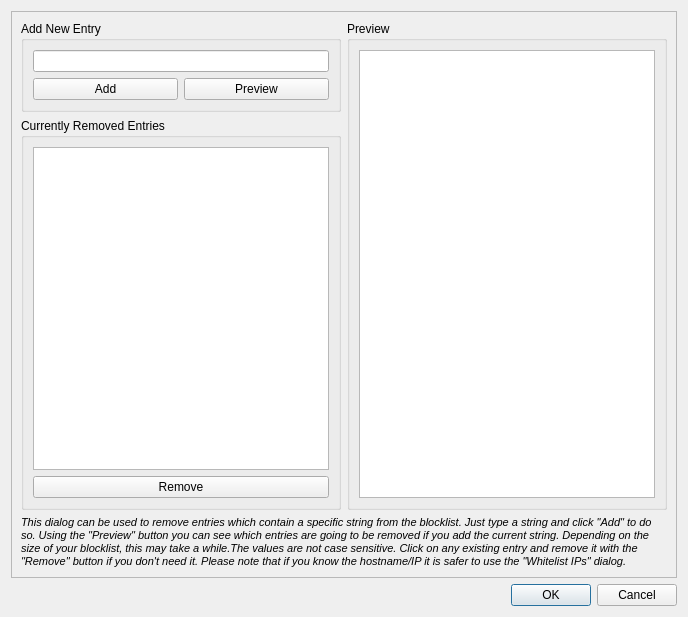
<ui version="4.0" >
 <class>IpRemoveDialog</class>
 <widget class="QDialog" name="IpRemoveDialog" >
  <property name="windowModality" >
   <enum>Qt::WindowModal</enum>
  </property>
  <property name="geometry" >
   <rect>
    <x>0</x>
    <y>0</y>
    <width>688</width>
    <height>617</height>
   </rect>
  </property>
  <property name="minimumSize" >
   <size>
    <width>570</width>
    <height>450</height>
   </size>
  </property>
  <property name="windowTitle" >
   <string>Remove IPs</string>
  </property>
  <property name="windowIcon" >
   <iconset resource="../images/images.qrc" >:/images/mobloquer.png</iconset>
  </property>
  <layout class="QVBoxLayout" >
   <item>
    <widget class="QFrame" name="frame" >
     <property name="minimumSize" >
      <size>
       <width>290</width>
       <height>370</height>
      </size>
     </property>
     <property name="frameShape" >
      <enum>QFrame::StyledPanel</enum>
     </property>
     <property name="frameShadow" >
      <enum>QFrame::Raised</enum>
     </property>
     <layout class="QVBoxLayout" >
      <item>
       <layout class="QHBoxLayout" >
        <item>
         <layout class="QVBoxLayout" >
          <item>
           <widget class="QGroupBox" name="groupBox" >
            <property name="title" >
             <string>Add New Entry</string>
            </property>
            <layout class="QVBoxLayout" >
             <item>
              <widget class="QLineEdit" name="m_AddEdit" />
             </item>
             <item>
              <layout class="QHBoxLayout" >
               <item>
                <widget class="QPushButton" name="m_AddButton" >
                 <property name="text" >
                  <string>Add</string>
                 </property>
                </widget>
               </item>
               <item>
                <widget class="QPushButton" name="m_PreviewButton" >
                 <property name="text" >
                  <string>Preview</string>
                 </property>
                </widget>
               </item>
              </layout>
             </item>
            </layout>
           </widget>
          </item>
          <item>
           <widget class="QGroupBox" name="groupBox_2" >
            <property name="title" >
             <string>Currently Removed Entries</string>
            </property>
            <layout class="QVBoxLayout" >
             <item>
              <widget class="QListWidget" name="m_RemovedListWidget" />
             </item>
             <item>
              <widget class="QPushButton" name="m_RemoveButton" >
               <property name="text" >
                <string>Remove</string>
               </property>
              </widget>
             </item>
            </layout>
           </widget>
          </item>
         </layout>
        </item>
        <item>
         <widget class="QGroupBox" name="groupBox_3" >
          <property name="minimumSize" >
           <size>
            <width>290</width>
            <height>370</height>
           </size>
          </property>
          <property name="title" >
           <string>Preview</string>
          </property>
          <layout class="QVBoxLayout" >
           <item>
            <widget class="QListWidget" name="m_PreviewListWidget" >
             <property name="font" >
              <font>
               <pointsize>8</pointsize>
               <italic>true</italic>
              </font>
             </property>
            </widget>
           </item>
          </layout>
         </widget>
        </item>
       </layout>
      </item>
      <item>
       <widget class="QLabel" name="label" >
        <property name="font" >
         <font>
          <pointsize>8</pointsize>
          <italic>true</italic>
         </font>
        </property>
        <property name="text" >
         <string>This dialog can be used to remove entries which contain a specific string from the blocklist. Just type a string and click "Add" to do so. Using the "Preview" button you can see which entries are going to be removed if you add the current string. Depending on the size of your blocklist, this may take a while.The values are not case sensitive. Click on any existing entry and remove it with the "Remove" button if you don't need it. Please note that if you know the hostname/IP it is safer to use the "Whitelist IPs" dialog. </string>
        </property>
        <property name="wordWrap" >
         <bool>true</bool>
        </property>
       </widget>
      </item>
     </layout>
    </widget>
   </item>
   <item>
    <widget class="QDialogButtonBox" name="buttonBox" >
     <property name="orientation" >
      <enum>Qt::Horizontal</enum>
     </property>
     <property name="standardButtons" >
      <set>QDialogButtonBox::Cancel|QDialogButtonBox::NoButton|QDialogButtonBox::Ok</set>
     </property>
    </widget>
   </item>
  </layout>
 </widget>
 <resources>
  <include location="../images/images.qrc" />
 </resources>
 <connections>
  <connection>
   <sender>buttonBox</sender>
   <signal>accepted()</signal>
   <receiver>IpRemoveDialog</receiver>
   <slot>accept()</slot>
   <hints>
    <hint type="sourcelabel" >
     <x>248</x>
     <y>254</y>
    </hint>
    <hint type="destinationlabel" >
     <x>157</x>
     <y>274</y>
    </hint>
   </hints>
  </connection>
  <connection>
   <sender>buttonBox</sender>
   <signal>rejected()</signal>
   <receiver>IpRemoveDialog</receiver>
   <slot>reject()</slot>
   <hints>
    <hint type="sourcelabel" >
     <x>316</x>
     <y>260</y>
    </hint>
    <hint type="destinationlabel" >
     <x>286</x>
     <y>274</y>
    </hint>
   </hints>
  </connection>
 </connections>
</ui>
